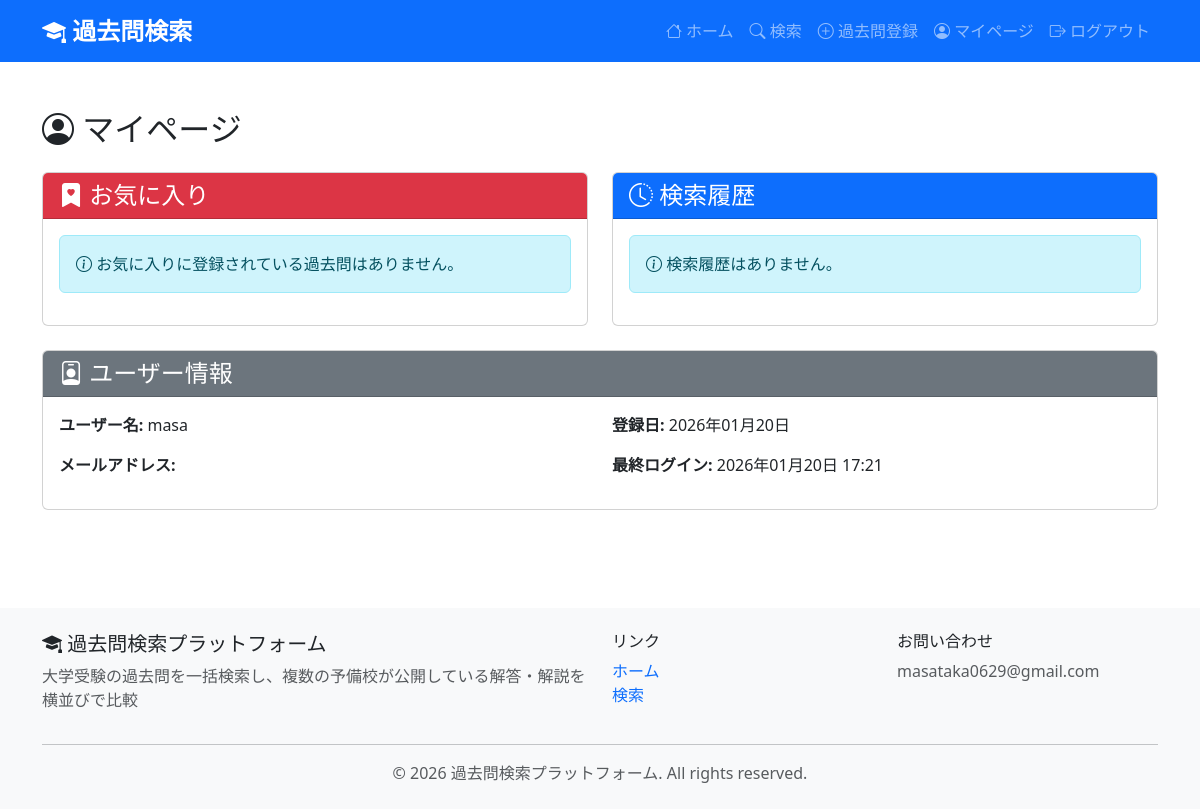
Before: /mypage/ (signed in) with the older database file.
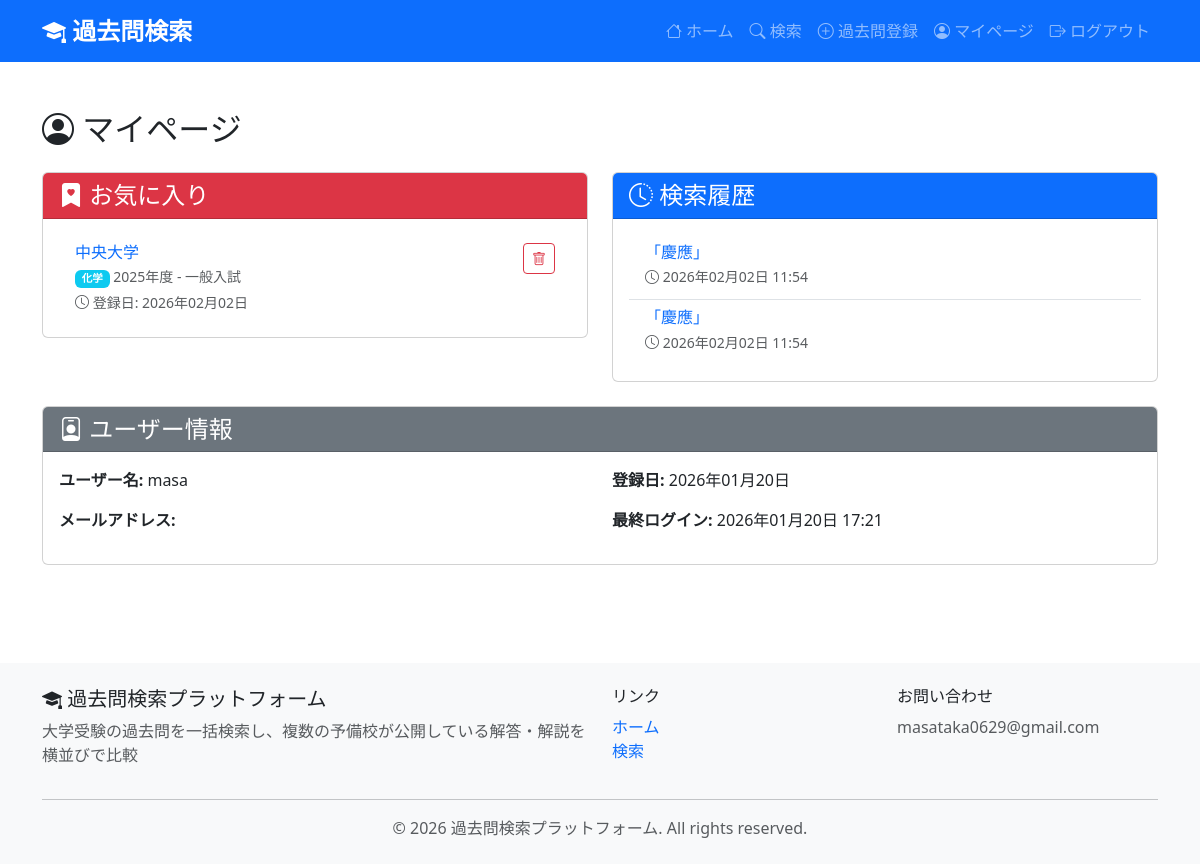
After: the same page with the newer database file.
### exams/models.py (models this page shows, shortened)
class Favorite(models.Model):
    user = models.ForeignKey(
        User,
        on_delete=models.CASCADE,
        related_name='favorites',
        verbose_name="ユーザー"
    )
    exam = models.ForeignKey(
        Exam,
        on_delete=models.CASCADE,
        related_name='favorited_by',
        verbose_name="過去問"
    )
    created_at = models.DateTimeField(
        auto_now_add=True,
        verbose_name="お気に入り登録日時"
    )
    note = models.TextField(
        blank=True,
        verbose_name="メモ",
        help_text="個人的なメモ"
    )
    class Meta:
        verbose_name = "お気に入り"
        verbose_name_plural = "お気に入り一覧"
        unique_together = ['user', 'exam']
        ordering = ['-created_at']

class Exam(models.Model):
    SUBJECT_CHOICES = [
        ('japanese', '国語'),
        ('math', '数学'),
        ('english', '英語'),
        ('science', '理科'),
        ('social', '社会'),
        ('physics', '物理'),
        ('chemistry', '化学'),
        ('biology', '生物'),
        ('geography', '地理'),
        ('history', '歴史'),
        ('other', 'その他'),
    ]
    university = models.ForeignKey(
        University,
        on_delete=models.CASCADE,
        related_name='exams',
        verbose_name="学校"
    )
    year = models.IntegerField(
        verbose_name="年度",
        help_text="実施年度（例: 2024）"
    )
    subject = models.CharField(
        max_length=50,
        choices=SUBJECT_CHOICES,
        verbose_name="科目"
    )
    department = models.CharField(
        max_length=100,
        blank=True,
        verbose_name="学部・学科",
        help_text="例: 工学部、法学部、理学部 数学科"
    )
    exam_type = models.CharField(
        max_length=50,
        verbose_name="試験種別",
        help_text="例: 一般入試、推薦入試、共通テスト",
        default="一般入試"
    )
    problem_url = models.URLField(
        max_length=500,
        verbose_name="問題PDF URL",
        help_text="大学公式または信頼できるソースの問題PDFリンク",
        blank=True
    )
    description = models.TextField(
        blank=True,
        verbose_name="説明",
        help_text="問題の概要や特記事項"
    )
    source_type = models.CharField(
        max_length=50,
        choices=[
            ('official', '大学公式'),
            ('yobi_school', '予備校'),
            ('archive', 'アーカイブサイト'),
            ('other', 'その他'),
        ],
        default='official',
        verbose_name="ソース種別"
    )
    scraped_at = models.DateTimeField(
        null=True,
        blank=True,
        verbose_name="取得日時",
        help_text="データを取得・確認した日時"
    )
    is_verified = models.BooleanField(
        default=False,
        verbose_name="検証済み",
        help_text="リンク切れチェック済み"
    )
    created_at = models.DateTimeField(auto_now_add=True, verbose_name="登録日時")
    updated_at = models.DateTimeField(auto_now=True, verbose_name="更新日時")
    class Meta:
        verbose_name = "過去問"
        verbose_name_plural = "過去問一覧"
        ordering = ['-year', 'university__name', 'subject']

class University(models.Model):
    name = models.CharField(
        max_length=200,
        verbose_name="学校名",
        help_text="大学名または高校名"
    )
    name_kana = models.CharField(
        max_length=200,
        verbose_name="学校名（かな）",
        blank=True,
        help_text="検索用のかな表記"
    )
    school_type = models.CharField(
        max_length=20,
        choices=[
            ('university', '大学'),
            ('high_school', '高校'),
        ],
        default='university',
        verbose_name="学校種別"
    )
    official_url = models.URLField(
        blank=True,
        verbose_name="公式サイトURL"
    )
    has_official_pastpaper = models.BooleanField(
        default=False,
        verbose_name="公式HP過去問掲載",
        help_text="公式HPに過去問が掲載されているか"
    )
    pastpaper_url = models.URLField(
        blank=True,
        verbose_name="過去問ページURL",
        help_text="公式サイトの過去問ページURL"
    )
    pastpaper_years = models.CharField(
        max_length=200,
        blank=True,
        verbose_name="掲載年度",
        help_text="例: 2025, 2024, 2023"
    )
    pastpaper_checked_at = models.DateTimeField(
        null=True,
        blank=True,
        verbose_name="確認日時",
        help_text="過去問掲載状況を最後に確認した日時"
    )
    pastpaper_note = models.TextField(
        blank=True,
        verbose_name="備考",
        help_text="過去問掲載に関する備考"
    )
    created_at = models.DateTimeField(auto_now_add=True, verbose_name="登録日時")
    updated_at = models.DateTimeField(auto_now=True, verbose_name="更新日時")
    class Meta:
        verbose_name = "学校"
        verbose_name_plural = "学校一覧"
        ordering = ['name_kana', 'name']

class SearchHistory(models.Model):
    user = models.ForeignKey(
        User,
        on_delete=models.CASCADE,
        related_name='search_history',
        verbose_name="ユーザー"
    )
    query = models.CharField(
        max_length=200,
        verbose_name="検索クエリ"
    )
    filters = models.JSONField(
        default=dict,
        verbose_name="フィルター条件",
        help_text="年度、科目などの絞り込み条件をJSON形式で保存"
    )
    searched_at = models.DateTimeField(
        auto_now_add=True,
        verbose_name="検索日時"
    )
    class Meta:
        verbose_name = "検索履歴"
        verbose_name_plural = "検索履歴一覧"
        ordering = ['-searched_at']

### exams/views.py (the view)
# urls.py: path('mypage/', views.MyPageView.as_view(), name='mypage'),
class MyPageView(LoginRequiredMixin, TemplateView):
    template_name = 'exams/mypage.html'
    login_url = '/accounts/login/'
    def get_context_data(self, **kwargs):
        context = super().get_context_data(**kwargs)
        context['search_history'] = SearchHistory.objects.filter(
            user=self.request.user
        ).order_by('-searched_at')[:10]
        context['favorites'] = Favorite.objects.filter(
            user=self.request.user
        ).select_related('exam__university').order_by('-created_at')
        return context

### templates/exams/mypage.html (shortened to what the changed rows need)
{% extends 'base.html' %}
{% block content %}
<div class="container my-5">
    <h2 class="mb-4">
        <i class="bi bi-person-circle"></i> マイページ
    </h2>
    <div class="row">
        <div class="col-lg-6 mb-4">
            <div class="card">
                <div class="card-body">
                    {% if favorites %}
                    <ul class="list-group list-group-flush">
                        {% for favorite in favorites %}
                        <li class="list-group-item">
                            <div class="d-flex justify-content-between align-items-start">
                                <div class="flex-grow-1">
                                    <h6 class="mb-1">
                                        <a href="{% url 'exams:exam_detail' favorite.exam.pk %}"
                                           class="text-decoration-none">
                                            {{ favorite.exam.university.name }}
                                        </a>
                                    </h6>
                                    <p class="mb-1 text-muted small">
                                        <span class="badge bg-info">
                                            {{ favorite.exam.get_subject_display }}
                                        </span>
                                        {{ favorite.exam.year }}年度 - {{ favorite.exam.exam_type }}
                                    </p>
                                    <p class="mb-0 text-muted small">
                                        <i class="bi bi-clock"></i>
                                        登録日: {{ favorite.created_at|date:"Y年m月d日" }}
                                    </p>
                                </div>
                                <a href="{% url 'exams:remove_favorite' favorite.exam.pk %}"
                                   class="btn btn-sm btn-outline-danger ms-2">
                                    <i class="bi bi-trash"></i>
                                </a>
                            </div>
                        </li>
                        {% endfor %}
                    </ul>
                    {% else %}
                    <div class="alert alert-info" role="alert">
                        <i class="bi bi-info-circle"></i>
                        お気に入りに登録されている過去問はありません。
                    </div>
                    {% endif %}
                </div>
            </div>
        </div>
        <div class="col-lg-6 mb-4">
            <div class="card">
                <div class="card-body">
                    {% if search_history %}
                    <ul class="list-group list-group-flush">
                        {% for history in search_history %}
                        <li class="list-group-item">
                            <div class="d-flex justify-content-between align-items-start">
                                <div class="flex-grow-1">
                                    <h6 class="mb-1">
                                        {% if history.query %}
                                        <a href="{% url 'exams:search' %}?q={{ history.query }}"
                                           class="text-decoration-none">
                                            「{{ history.query }}」
                                        </a>
                                        {% else %}
                                        <span class="text-muted">絞り込み検索</span>
                                        {% endif %}
                                    </h6>
                                    <p class="mb-0 text-muted small">
                                        <i class="bi bi-clock"></i>
                                        {{ history.searched_at|date:"Y年m月d日 H:i" }}
                                    </p>
                                </div>
                            </div>
                        </li>
                        {% endfor %}
                    </ul>
                    {% else %}
                    <div class="alert alert-info" role="alert">
                        <i class="bi bi-info-circle"></i>
                        検索履歴はありません。
                    </div>
                    {% endif %}
                </div>
            </div>
        </div>
    </div>
</div>
{% endblock %}

Changed rows visible on the page:
added Favorite: exam.university.name "中央大学", exam.subject "化学", exam.year "2025", exam.exam_type "一般入試", created_at "2026年02月02日"
added SearchHistory: query "慶應", searched_at "2026年02月02日 11:54"
added SearchHistory: query "慶應", searched_at "2026年02月02日 11:54"
Other visible differences:
text no longer shown: "お気に入りに登録されている過去問はありません。 検索履歴はありません。"
